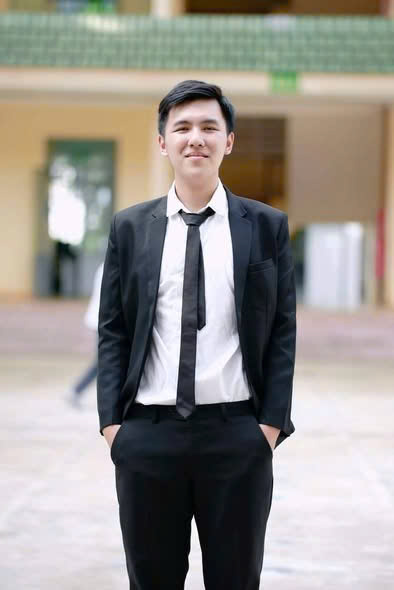
#> input picture notebooks/tien.jpg, 394 x 590 px
$ jupyter execute SVD_Image_Compression.ipynb   (shell and % lines are left out)
#> lines starting #> are read from the running program, lines starting #| are printed output that depends on the picture
[cell 1]
# Import all needed libraries
import os
import numpy as np
import pandas as pd
import matplotlib.pyplot as plt
from PIL import Image

[cell 2]
# Setting global style for professional plotting
plt.style.use('seaborn-v0_8-whitegrid')
plt.rcParams.update({'font.size': 11, 'figure.titlesize': 16})

[cell 3]
def load_and_preprocess(image_path):
    """
    Loads an image and converts it to a grayscale matrix.
    """
#> called with image_path = './tien.jpg'
    if not os.path.exists(image_path):
        raise FileNotFoundError(f"Image not found at: {image_path}")

    # Convert to Grayscale (L mode) -> Matrix A (Height x Width)
    img_obj = Image.open(image_path).convert('L')
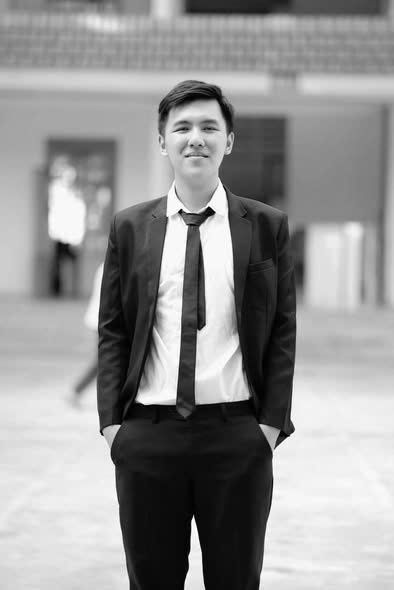
#> img_obj: PIL image 394x590 L; min 0, max 255, mean 147.5
    img_matrix = np.array(img_obj)

    print(f"✅ Image Loaded Successfully.")
    print(f"   Dimensions: {img_matrix.shape[1]}x{img_matrix.shape[0]} pixels")
#|    Dimensions: 394x590 pixels
    print(f"   Rank (Full): {min(img_matrix.shape)}")
#|    Rank (Full): 394

    return img_matrix

[cell 4]
def perform_svd(matrix):
    """
    Decomposes matrix A into U, S, Vt using efficient Linear Algebra libraries.
    A = U * diag(S) * Vt
    """
    print("⚙️ Computing SVD (Standard Algorithm)...")
    # full_matrices=False ensures we get the economic SVD (compact form)
    U, S, Vt = np.linalg.svd(matrix, full_matrices=False)
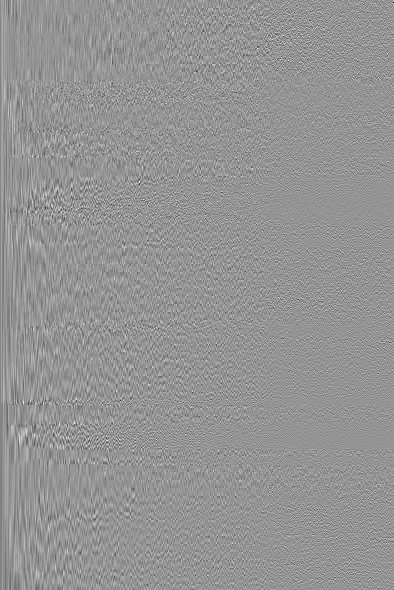
#> U: shape (590, 394) float64; min -0.408, max 0.293, mean -0.000112; drawn with min black and max white
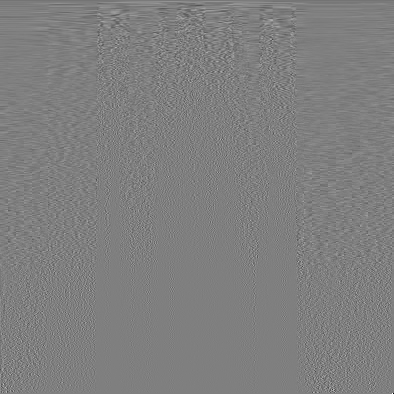
#> Vt: shape (394, 394) float64; min -0.707, max 0.707, mean -6.22e-05; drawn with min black and max white
#> S = 394 values, max 74626.2 at index 0, min 7.73e-13 at index 393, mean 527.3
    print("✅ Decomposition Complete.")
    return U, S, Vt

[cell 5]
def plot_singular_spectrum(S, img_shape):
    """
    Visualizes the mathematical properties of the decomposition:
    1. Singular Values decay (Log scale).
    2. Cumulative Energy (Information Retention).
    """
    # Calculate Energy (squared singular values)
    energy = S ** 2
    total_energy = np.sum(energy)
    cumulative_energy = np.cumsum(energy) / total_energy

    # Threshold k for 90% information
    k_90 = np.argmax(cumulative_energy >= 0.90) + 1

    fig, axes = plt.subplots(1, 2, figsize=(15, 5))

    # Plot 1: Singular Values (Scree Plot)
    axes[0].semilogy(S, color='#1f77b4', linewidth=2)
    axes[0].set_title('Singular Values Decay (Log Scale)')
    axes[0].set_xlabel('k (Component Index)')
    axes[0].set_ylabel(r'Singular Value $\sigma_k$')
    axes[0].grid(True, which="both", ls="-", alpha=0.3)

    # Plot 2: Cumulative Energy
    axes[1].plot(cumulative_energy, color='#d62728', linewidth=2)
    axes[1].axvline(k_90, color='black', linestyle='--', label=f'90% Info at k={k_90}')
    axes[1].axhline(0.90, color='black', linestyle=':', alpha=0.5)

    axes[1].set_title('Cumulative Energy (Information Retention)')
    axes[1].set_xlabel('k (Number of Components)')
    axes[1].set_ylabel('Percentage of Variance Explained')
    axes[1].legend()
    axes[1].grid(True)

    plt.suptitle(f"Spectral Analysis of {img_shape[1]}x{img_shape[0]} Matrix", y=1.05)
    plt.tight_layout()
    plt.show()

    return k_90

[cell 6]
def analyze_compression(matrix, U, S, Vt, k_values):
    """
    Reconstructs the image at various k levels and computes rigorous metrics.
    """
    h, w = matrix.shape
    original_size = h * w  # Size if storing raw pixels

    results = []

    # Setup visualization
    cols = len(k_values) + 1
    fig, axes = plt.subplots(1, cols, figsize=(4 * cols, 5))

    # Plot Original
    axes[0].imshow(matrix, cmap='gray')
    axes[0].set_title("Original Image\n(Ground Truth)")
    axes[0].axis('off')

    print("\n--- RECONSTRUCTION & METRICS ---")

    for idx, k in enumerate(k_values):
        # 1. Low-rank Approximation (Math: A_k = U_k * S_k * Vt_k)
        U_k = U[:, :k]
        S_k = np.diag(S[:k])
        Vt_k = Vt[:k, :]
        reconstructed = U_k @ S_k @ Vt_k

        # 2. Error Calculation (Frobenius Norm)
        # ||A - A_k||_F / ||A||_F
        error_norm = np.linalg.norm(matrix - reconstructed)
        original_norm = np.linalg.norm(matrix)
        relative_error = error_norm / original_norm
        fidelity = (1 - relative_error) * 100

        # 3. Memory Compression Analysis
        # Compressed: k vectors of size h, k vectors of size w, k singular values
        compressed_size = k * (h + w + 1)
        compression_ratio = original_size / compressed_size

        # Append stats
        results.append({
            "k (Rank)": k,
            "Storage (Elements)": f"{compressed_size:,}",
            "Compression Ratio": f"{compression_ratio:.1f}x",
            "Fidelity (1-Err)": f"{fidelity:.2f}%",
            "Visual Quality": "Excellent" if fidelity > 90 else ("Good" if fidelity > 80 else "Poor")
        })

        # 4. Visualization
        ax = axes[idx + 1]
        ax.imshow(reconstructed, cmap='gray')
        ax.set_title(f"Rank k={k}\nRatio: {compression_ratio:.1f}x")
        ax.axis('off')

    plt.tight_layout()
    plt.show()

    return pd.DataFrame(results)

### For SVD, we focus on grayscale to simplify the mathematical matrix operations.

[cell 7]
IMAGE_PATH = "./tien.jpg"  # Ensure this file exists
K_LEVELS = [5, 20, 50, 100, 200]  # Standard benchmarks
try:
    # 1. Process
    img_matrix = load_and_preprocess(IMAGE_PATH)
    U, S, Vt = perform_svd(img_matrix)

    # 2. Analyze Spectrum
    optimal_k = plot_singular_spectrum(S, img_matrix.shape)
#> in plot_singular_spectrum, `energy = S ** 2`: energy = 394 values, max 5.57e+09 at index 0, min 5.98e-25 at index 393, mean 16372228.8
#> in plot_singular_spectrum, `total_energy = np.sum(energy)`: total_energy = 6.45e+09
#> in plot_singular_spectrum, `cumulative_energy = np.cumsum(energy) / total_energy`: cumulative_energy = 394 values from 0.863 to 1
#> in plot_singular_spectrum, `k_90 = np.argmax(cumulative_energy >= 0.90) + 1`: k_90 = 2
#> in plot_singular_spectrum, `plt.show()`:
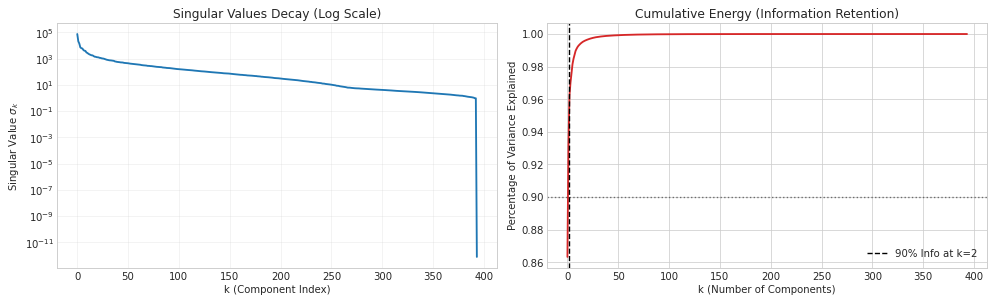
#> figure drawn by matplotlib, 2 panels; panel 1: curve peaks at x = 0, y = 74626.2; panel 2: curve peaks at x = 392, y = 1
#> optimal_k = 2
    print(f"💡 Analytical Insight: To retain 90% of the image information, k={optimal_k} is the optimal choice.\n")
#| 💡 Analytical Insight: To retain 90% of the image information, k=2 is the optimal choice.

    # 3. Evaluate Reconstruction
    df_results = analyze_compression(img_matrix, U, S, Vt, K_LEVELS)
#> the loop in analyze_compression, `for idx, k in enumerate(k_values):` made 5 passes
#> (error_norm, relative_error, fidelity) on passes 1 to 5: (12395.2, 0.154, 84.57), (4805.1, 0.0598, 94.02), (2180.8, 0.0272, 97.28), (871.4, 0.0108, 98.92), (152, 0.00189, 99.81)
#> pass 1, in analyze_compression, `reconstructed = U_k @ S_k @ Vt_k`:
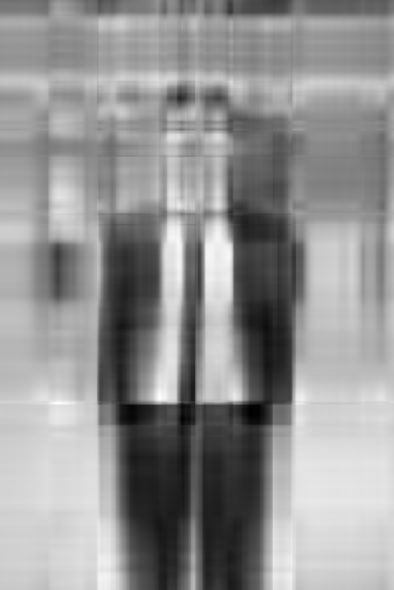
#> reconstructed: shape (590, 394) float64; min -37.44, max 282.2, mean 147.6; drawn with min black and max white
#> pass 2, in analyze_compression, `U_k = U[:, :k]`:
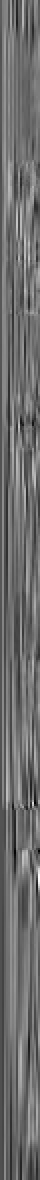
#> U_k: shape (590, 20) float64 (shown 2 times larger); min -0.162, max 0.208, mean -0.00204; drawn with min black and max white
#> pass 2, in analyze_compression, `S_k = np.diag(S[:k])`:
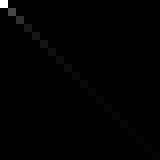
#> S_k: shape (20, 20) float64 (shown 8 times larger); min 0, max 74626.2, mean 406.6; drawn with min black and max white
#> pass 2, in analyze_compression, `Vt_k = Vt[:k, :]`:
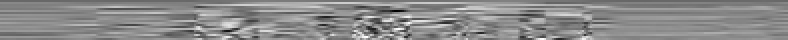
#> Vt_k: shape (20, 394) float64 (shown 2 times larger); min -0.252, max 0.209, mean -0.00126; drawn with min black and max white
#> after the loop in analyze_compression, `for idx, k in enumerate(k_values):`: results = 5 items
#> in analyze_compression, `plt.show()`:
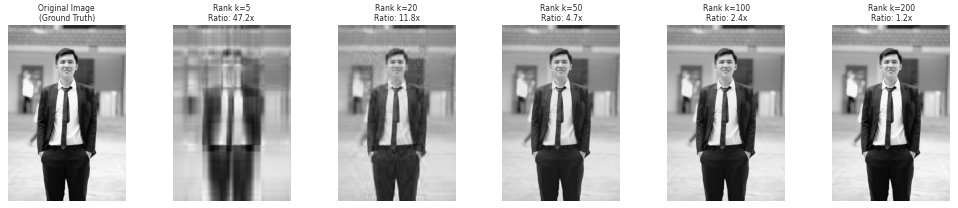
#> figure drawn by matplotlib, 6 panels
#> df_results = table of 5 rows and 5 columns

    # 4. Final Report Table
    print("\n=== FINAL PERFORMANCE REPORT ===")
    display(df_results) # Works in Jupyter/Colab

    print("SVD demonstrates that the image energy is primarily concentrated in the leading singular values." \
    " A rank of k=50 is sufficient to reconstruct a high-fidelity image with minimal visual loss.")
except Exception as e:
    print(f"❌ Error occurred: {e}")

$ run again, with notebooks/Trung.png saved as notebooks/tien.jpg
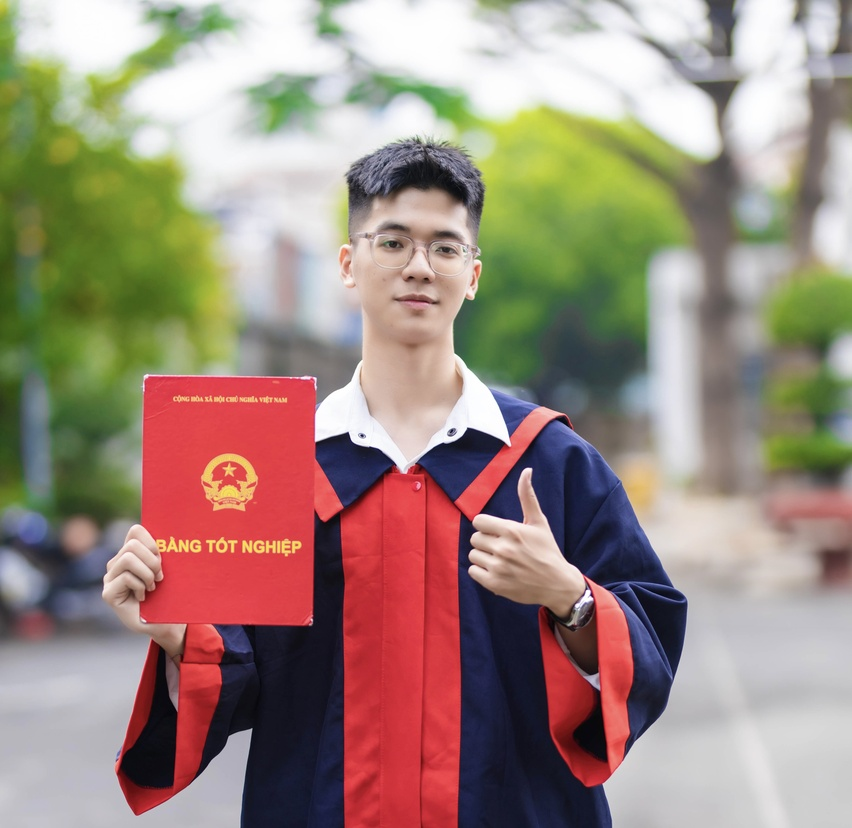
#> input picture notebooks/Trung.png, 852 x 828 px, shrunk from 4000 x 3889 before the run
#|    Dimensions: 852x828 pixels
#|    Rank (Full): 828
#> in perform_svd, `U, S, Vt = np.linalg.svd(matrix, full_matrices=False)`: S = 828 values, max 123698 at index 0, min 0.292 at index 827, mean 494.1
#> energy = 828 values, max 1.53e+10 at index 0, min 0.0855 at index 827, mean 20869768
#> total_energy = 1.73e+10
#> cumulative_energy = 828 values from 0.885 to 1
#> k_90 = 2
#| 💡 Analytical Insight: To retain 90% of the image information, k=2 is the optimal choice.
#> the loop in analyze_compression, `for idx, k in enumerate(k_values):` made 5 passes
#> (error_norm, relative_error, fidelity) on passes 1 to 5: (24593.6, 0.187, 81.29), (11216.5, 0.0853, 91.47), (5942.5, 0.0452, 95.48), (3372, 0.0257, 97.43), (1570.8, 0.0119, 98.81)
#> pass 1, in analyze_compression, `reconstructed = U_k @ S_k @ Vt_k`:
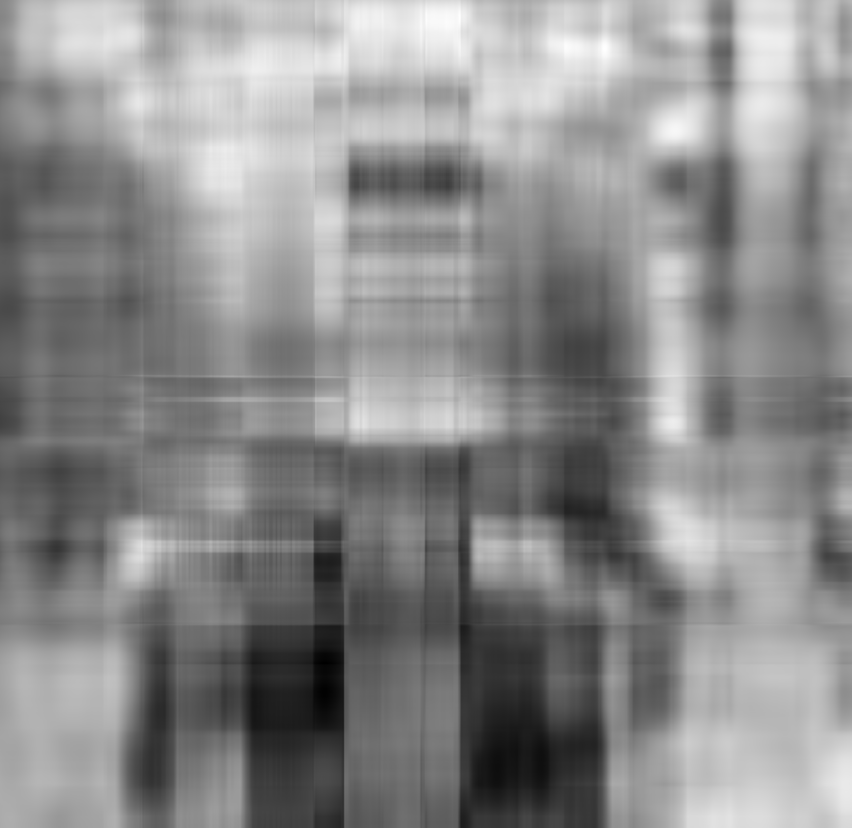
#> reconstructed: shape (828, 852) float64; min -26.74, max 283.1, mean 142; drawn with min black and max white
#> pass 3, in analyze_compression, `U_k = U[:, :k]`:
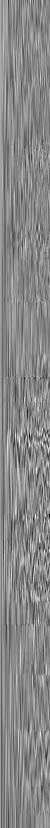
#> U_k: shape (828, 50) float64; min -0.196, max 0.172, mean 0.000504; drawn with min black and max white
#> after the loop in analyze_compression, `for idx, k in enumerate(k_values):`: results = 5 items
#> df_results = table of 5 rows and 5 columns
